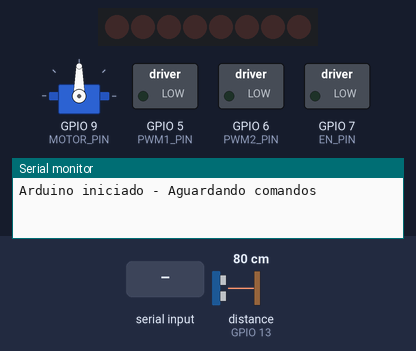
Bench run of a sketch on a simulated ESP32-S3. Shown: 8 shift-register outputs drawn as a row of LEDs (first output left, lit = HIGH), servo, switched loads named in the sketch (green lamp = pin HIGH), the last lines printed to the serial monitor. Wiring (inferred from the names in the program): shift register (74HC595): data GPIO 8; shift clock GPIO 2; latch GPIO 4. Wiring (inferred from the signals the program sends): row of LEDs: on Q0, Q1, Q2, Q3, Q4, Q5, Q6, Q7. The test bench sets the inputs (shaded band); at power-on: distance to the obstacle (sensor on GPIO 13) 80 cm. The echo pulse lasts 58.3 µs per cm; pins used as bus, display or sensor lines are not drawn.

Above: at 1.2 s.
1.3 s: "MOVER_FRENTE\n" received over Serial
At 3.6 s:
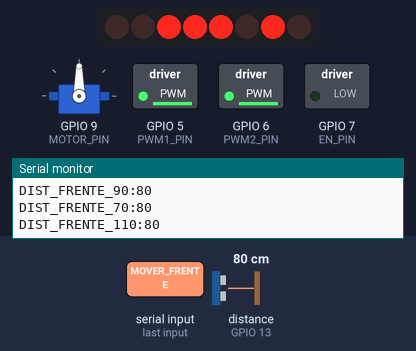
4.3 s: "VIRAR_ESQUERDA\n" received over Serial
At 5.3 s:
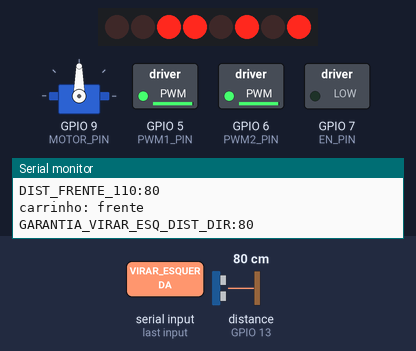
7.1 s: "VIRAR_DIREITA\n" received over Serial
At 8.2 s:
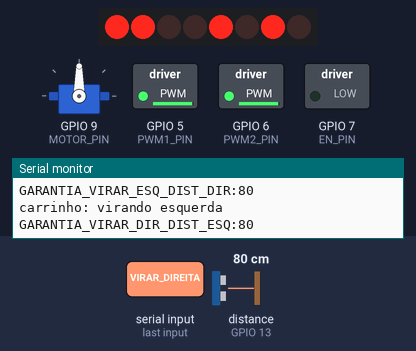
9.9 s: "MOVER_TRAS\n" received over Serial
At 10.5 s:
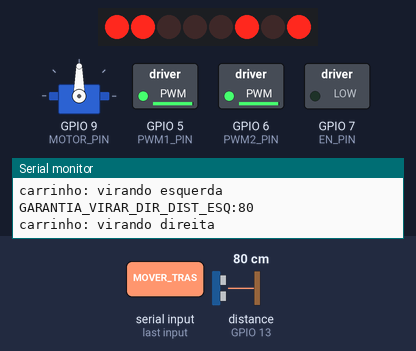
Timing chart, 0 to 12.9 s (numbered marks = the images above; inputs shaded):
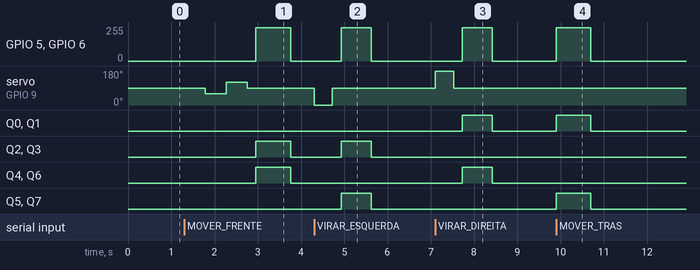

Measured:
- after the input at 1.3 s, GPIO 5 (PWM1_PIN), GPIO 6 (PWM2_PIN): 0/255 → 250/255 after 1.7 s, → 0/255 0.81 s later; servo on GPIO 9 (MOTOR_PIN): 90° → 60° after 0.49 s, → 120° 0.48 s later, → 90° 0.48 s later; Q2–4, Q6: LOW → HIGH after 1.7 s, → LOW 0.81 s later
- after the input at 4.3 s, GPIO 5 (PWM1_PIN), GPIO 6 (PWM2_PIN): 0/255 → 250/255 after 0.63 s, → 0/255 0.70 s later; servo on GPIO 9 (MOTOR_PIN): 90° → 0° at once, → 90° 0.42 s later; Q2, Q3, Q5, Q7: LOW → HIGH after 0.63 s, → LOW 0.70 s later
- after the input at 7.1 s, GPIO 5 (PWM1_PIN), GPIO 6 (PWM2_PIN): 0/255 → 250/255 after 0.63 s, → 0/255 0.70 s later; servo on GPIO 9 (MOTOR_PIN): 90° → 180° at once, → 90° 0.42 s later; Q0, Q1, Q4, Q6: LOW → HIGH after 0.63 s, → LOW 0.70 s later
- after the input at 9.9 s, GPIO 5 (PWM1_PIN), GPIO 6 (PWM2_PIN): 0/255 → 250/255 at once, → 0/255 0.80 s later; Q0, Q1, Q5, Q7: LOW → HIGH at once, → LOW 0.80 s later

The sketch:

Codigo-ARDUINO-ATMEGA328P-C.ino
```cpp
#include <Servo.h>

// Servo control pin
#define MOTOR_PIN           9
// PWM control pin
#define PWM1_PIN            5
#define PWM2_PIN            6
// 74HCT595N chip pin
#define SHCP_PIN            2
#define EN_PIN              7
#define DATA_PIN            8
#define STCP_PIN            4
// Ultrasonic control pins
#define Trig_PIN            12
#define Echo_PIN            13

Servo MOTORservo;

// Movement constants (padrão do kit)
const int Forward       = 92;
const int Backward      = 163;
const int Turn_Left     = 149;  // movimento lateral para a esquerda
const int Turn_Right    = 106;  // movimento lateral para a direita
const int Stop          = 0;
const int Contrarotate  = 172;  // rotação anti-horária (virar esquerda)
const int Clockwise     = 83;   // rotação horária (virar direita)

// Control variables
uint16_t angle = 90;
String comando_recebido = "";
int UT_distance = 0;

// ======================================================
//                      Setup
// ======================================================
void setup() {
    Serial.setTimeout(10);
    Serial.begin(115200);

    MOTORservo.attach(MOTOR_PIN);

    pinMode(SHCP_PIN, OUTPUT);
    pinMode(EN_PIN, OUTPUT);
    pinMode(DATA_PIN, OUTPUT);
    pinMode(STCP_PIN, OUTPUT);

    pinMode(PWM1_PIN, OUTPUT);
    pinMode(PWM2_PIN, OUTPUT);

    pinMode(Trig_PIN, OUTPUT);
    pinMode(Echo_PIN, INPUT);

    // Servo começa olhando para frente
    MOTORservo.write(angle);
    Motor(Stop, 0);

    Serial.println("Arduino iniciado - Aguardando comandos");
}

void loop() {
    receberComandos();
    delay(10);
}

// ======================================================
//                 Recebimento de comandos
// ======================================================
void receberComandos() {
    if (Serial.available() > 0) {
        comando_recebido = Serial.readStringUntil('\n');
        comando_recebido.trim();

        if (comando_recebido == "MODO_AUTOMATICO") {
            Serial.println("Modo automático indicado pelo ESP32");

        } else if (comando_recebido == "MODO_MANUAL") {
            Motor(Stop, 0);
            Serial.println("Modo manual indicado pelo ESP32");

        } else if (comando_recebido == "MOVER_FRENTE") {
            executarMovimentoFrente();

        } else if (comando_recebido == "MOVER_TRAS") {
            executarMovimentoTras();

        } else if (comando_recebido == "VIRAR_ESQUERDA") {
            executarVirarEsquerda();

        } else if (comando_recebido == "VIRAR_DIREITA") {
            executarVirarDireita();

        } else if (comando_recebido == "MEDIR_DISTANCIA") {
            medirEEnviarDistancia();

        } else if (comando_recebido == "MEDIR_DIREITA") {
            int d = medirDireita();
            Serial.print("DIST_DIREITA:");
            Serial.println(d);

        } else if (comando_recebido == "MEDIR_ESQUERDA") {
            int d = medirEsquerda();
            Serial.print("DIST_ESQUERDA:");
            Serial.println(d);

        } else if (comando_recebido == "ANALISAR_LADOS") {
            analisarLadosESensor();

        } else if (comando_recebido == "PARAR") {
            Motor(Stop, 0);
            Serial.println("Parado");
        }

        comando_recebido = "";
    }
}

// ======================================================
//      Funções de segurança para rotação lateral
// ======================================================
//
// Ideia:
//   - Para virar ESQUERDA: olhar fixo para a DIREITA (0°) e
//     deslocar lateralmente para a ESQUERDA (Turn_Left) até
//     a distância à direita ser >= 15 cm.
//   - Para virar DIREITA: olhar fixo para a ESQUERDA (180°) e
//     deslocar lateralmente para a DIREITA (Turn_Right) até
//     a distância à esquerda ser >= 15 cm.
//
// E usamos medição por MEDIANA, com algumas leituras descartadas.

// Mede o HC-SR04 uma vez (tempo de voo -> cm)
float SR04(int Trig, int Echo) {
    digitalWrite(Trig, LOW);
    delayMicroseconds(2);
    digitalWrite(Trig, HIGH);
    delayMicroseconds(10);
    digitalWrite(Trig, LOW);

    unsigned long duration = pulseIn(Echo, HIGH, 30000);  // Timeout 30ms

    if (duration == 0) {
        return 400;  // Timeout - valor alto
    }

    float distance = duration / 58.00;
    if (distance > 400) {
        distance = 400;
    }
    return distance;
}

// Mede distância com o servo apontando para um ângulo específico,
// descartando algumas amostras iniciais e usando a MEDIANA das leituras.
int medirPosicionadoMediana(int anguloServo, int amostras, int descartes) {
    if (amostras < 1) amostras = 1;
    if (amostras > 15) amostras = 15;  // limite de segurança

    // Posiciona o servo
    MOTORservo.write(anguloServo);
    delay(300);  // tempo para o servo estabilizar

    // Descarta leituras iniciais (aquecimento / ecos ruins da posição anterior)
    for (int i = 0; i < descartes; i++) {
        SR04(Trig_PIN, Echo_PIN);
        delay(10);
    }

    // Coleta leituras válidas
    int valores[15];
    int count = 0;
    int tentativas = 0;
    const int TENTATIVAS_MAX = amostras * 3; // para evitar loop infinito

    while (count < amostras && tentativas < TENTATIVAS_MAX) {
        int d = (int)SR04(Trig_PIN, Echo_PIN);
        if (d > 0 && d < 400) {
            valores[count++] = d;
        }
        tentativas++;
        delay(10);
    }

    if (count == 0) {
        // Nenhuma leitura confiável
        return 400;
    }

    // Ordena os valores coletados (bubble sort simples para vetores pequenos)
    for (int i = 0; i < count - 1; i++) {
        for (int j = 0; j < count - 1 - i; j++) {
            if (valores[j] > valores[j + 1]) {
                int tmp = valores[j];
                valores[j] = valores[j + 1];
                valores[j + 1] = tmp;
            }
        }
    }

    // Retorna a mediana
    int mediana = valores[count / 2];
    return mediana;
}

// Medição usando o ângulo ATUAL do servo (não altera o ângulo)
int medirServoAtualMediana(int amostras, int descartes) {
    if (amostras < 1) amostras = 1;
    if (amostras > 15) amostras = 15;

    // Descarta leituras iniciais na posição atual
    for (int i = 0; i < descartes; i++) {
        SR04(Trig_PIN, Echo_PIN);
        delay(10);
    }

    int valores[15];
    int count = 0;
    int tentativas = 0;
    const int TENTATIVAS_MAX = amostras * 3;

    while (count < amostras && tentativas < TENTATIVAS_MAX) {
        int d = (int)SR04(Trig_PIN, Echo_PIN);
        if (d > 0 && d < 400) {
            valores[count++] = d;
        }
        tentativas++;
        delay(10);
    }

    if (count == 0) {
        return 400;
    }

    // Ordena para pegar mediana
    for (int i = 0; i < count - 1; i++) {
        for (int j = 0; j < count - 1 - i; j++) {
            if (valores[j] > valores[j + 1]) {
                int tmp = valores[j];
                valores[j] = valores[j + 1];
                valores[j + 1] = tmp;
            }
        }
    }
    int mediana = valores[count / 2];
    return mediana;
}

// Garante espaço mínimo de 13 cm no lado oposto antes de virar à direita
// (olha fixo para a ESQUERDA e anda lateral para a DIREITA).
void garantirEspacoParaVirarDireita() {
    const int LIMITE_CM = 13;
    const int MAX_TENTATIVAS = 5;

    Motor(Stop, 0);
    // Servo olha para a ESQUERDA (lado oposto ao giro)
    MOTORservo.write(180);
    delay(300);

    // Pequeno descarte inicial
    for (int i = 0; i < 3; i++) {
        SR04(Trig_PIN, Echo_PIN);
        delay(10);
    }

    int tent = 0;
    while (tent < MAX_TENTATIVAS) {
        int distEsq = medirServoAtualMediana(5, 0);  // mede no ângulo atual (180°)
        Serial.print("GARANTIA_VIRAR_DIR_DIST_ESQ:");
        Serial.println(distEsq);

        if (distEsq >= LIMITE_CM) {
            break;  // já tem espaço suficiente
        }

        // Muito perto da parede na esquerda: andar lateralmente para a direita
        Motor(Turn_Right, 250);
        delay(400);  // ajuste em campo
        Motor(Stop, 0);

        tent++;
    }

    // Volta servo para frente
    MOTORservo.write(90);
    delay(200);
}

// Garante espaço mínimo de 13 cm no lado oposto antes de virar à esquerda
// (olha fixo para a DIREITA e anda lateral para a ESQUERDA).
void garantirEspacoParaVirarEsquerda() {
    const int LIMITE_CM = 13;
    const int MAX_TENTATIVAS = 5;

    Motor(Stop, 0);
    // Servo olha para a DIREITA (lado oposto ao giro)
    MOTORservo.write(0);
    delay(300);

    // Pequeno descarte inicial
    for (int i = 0; i < 3; i++) {
        SR04(Trig_PIN, Echo_PIN);
        delay(10);
    }

    int tent = 0;
    while (tent < MAX_TENTATIVAS) {
        int distDir = medirServoAtualMediana(5, 0);  // mede no ângulo atual (0°)
        Serial.print("GARANTIA_VIRAR_ESQ_DIST_DIR:");
        Serial.println(distDir);

        if (distDir >= LIMITE_CM) {
            break;  // já tem espaço suficiente
        }

        // Muito perto da parede na direita: andar lateralmente para a esquerda
        Motor(Turn_Left, 250);
        delay(400);  // ajuste em campo
        Motor(Stop, 0);

        tent++;
    }

    // Volta servo para frente
    MOTORservo.write(90);
    delay(200);
}

// ======================================================
//          Movimentos básicos de uma “casa” e giros
// ======================================================
//
// Aqui entra o refinamento que você pediu:
//   - Antes de andar pra frente, faz três medições:
//       * 90° (frente) -> limite 25 cm
//       * 70° (20° à direita) -> limite 27 cm
//       * 110° (20° à esquerda) -> limite 27 cm
//     Se QUALQUER uma estiver abaixo do limite -> "caminho bloqueado"
//   - Freio emergencial durante o movimento: 10 cm

void executarMovimentoFrente() {
    // Cone frontal de segurança
    int dist_centro = medirPosicionadoMediana(90, 9, 3);   // frente
    int dist_dir20  = medirPosicionadoMediana(60, 9, 3);   // 20° à direita
    int dist_esq20  = medirPosicionadoMediana(120, 9, 3);  // 20° à esquerda

    Serial.print("DIST_FRENTE_90:");
    Serial.println(dist_centro);
    Serial.print("DIST_FRENTE_70:");
    Serial.println(dist_dir20);
    Serial.print("DIST_FRENTE_110:");
    Serial.println(dist_esq20);

    // Recentraliza o servo antes de andar
    MOTORservo.write(90);
    delay(200);

    // Limiares:
    // - 25 cm na frente
    // - 27 cm nas diagonais leves (70° e 110°)
    if (dist_centro < 25 || dist_dir20 < 27 || dist_esq20 < 27) {
        Serial.println("caminho bloqueado");
        return;
    }

    // Move para frente (1 célula) com freio de emergência em 10 cm
    Motor(Forward, 250);
    unsigned long t0 = millis();
    const unsigned long DURACAO_MS = 800;

    while (millis() - t0 < DURACAO_MS) {
        int d = (int)SR04(Trig_PIN, Echo_PIN);  // leitura rápida
        if (d > 0 && d < 10) {
            // Obstáculo muito perto: freio de emergência
            Motor(Stop, 0);
            Serial.println("caminho bloqueado");
            return;
        }
        delay(30);
    }

    Motor(Stop, 0);
    Serial.println("carrinho: frente");
}

void executarMovimentoTras() {
    // Ré não usa sensor (como combinado)
    Motor(Backward, 250);
    delay(800);
    Motor(Stop, 0);

    Serial.println("carrinho: voltou");
}

void executarVirarEsquerda() {
    // Antes de girar, garante espaço no lado oposto (direita)
    garantirEspacoParaVirarEsquerda();

    // Agora faz a rotação ~90° para a esquerda
    Motor(Contrarotate, 250);
    delay(700);  // ajuste esse valor no campo para ~90°
    Motor(Stop, 0);

    Serial.println("carrinho: virando esquerda");
}

void executarVirarDireita() {
    // Antes de girar, garante espaço no lado oposto (esquerda)
    garantirEspacoParaVirarDireita();

    // Agora faz a rotação ~90° para a direita
    Motor(Clockwise, 250);
    delay(700);  // ajuste esse valor no campo para ~90°
    Motor(Stop, 0);

    Serial.println("carrinho: virando direita");
}

// ======================================================
//            Funções de medição “públicas”
// ======================================================

void medirEEnviarDistancia() {
    UT_distance = medirPosicionadoMediana(90, 9, 3);
    Serial.print("DIST_FRENTE_MANUAL:");
    Serial.println(UT_distance);
}

// Medição lateral direita (servo vai a 0° e volta para 90°)
int medirDireita() {
    Motor(Stop, 0);
    delay(150);

    int dist = medirPosicionadoMediana(0, 9, 3);

    // Volta para frente
    MOTORservo.write(90);
    delay(200);

    return dist;
}

// Medição lateral esquerda (servo vai a 180° e volta para 90°)
int medirEsquerda() {
    Motor(Stop, 0);
    delay(150);

    int dist = medirPosicionadoMediana(180, 9, 3);

    // Volta para frente
    MOTORservo.write(90);
    delay(200);

    return dist;
}

// Mantida para debug, agora usa as funções robustas
void analisarLadosESensor() {
    bool esquerdaLivre = false;
    bool direitaLivre = false;

    int distEsquerda = medirEsquerda();
    if (distEsquerda > 35) {
        esquerdaLivre = true;
    }

    int distDireita = medirDireita();
    if (distDireita > 35) {
        direitaLivre = true;
    }

    String resultado = "ANALISE:";
    resultado += esquerdaLivre ? "true" : "false";
    resultado += ":";
    resultado += direitaLivre ? "true" : "false";

    Serial.println(resultado);

    Serial.print("Esquerda (");
    Serial.print(distEsquerda);
    Serial.print("cm): ");
    Serial.print(esquerdaLivre ? "LIVRE" : "BLOQUEADO");
    Serial.print(" | Direita (");
    Serial.print(distDireita);
    Serial.print("cm): ");
    Serial.println(direitaLivre ? "LIVRE" : "BLOQUEADO");
}

// ======================================================
//          Controle dos motores (74HC595 + PWM)
// ======================================================
void Motor(int Dir, int Speed) {
    digitalWrite(EN_PIN, LOW);
    analogWrite(PWM1_PIN, Speed);
    analogWrite(PWM2_PIN, Speed);

    digitalWrite(STCP_PIN, LOW);
    shiftOut(DATA_PIN, SHCP_PIN, MSBFIRST, Dir);
    digitalWrite(STCP_PIN, HIGH);
}
```
